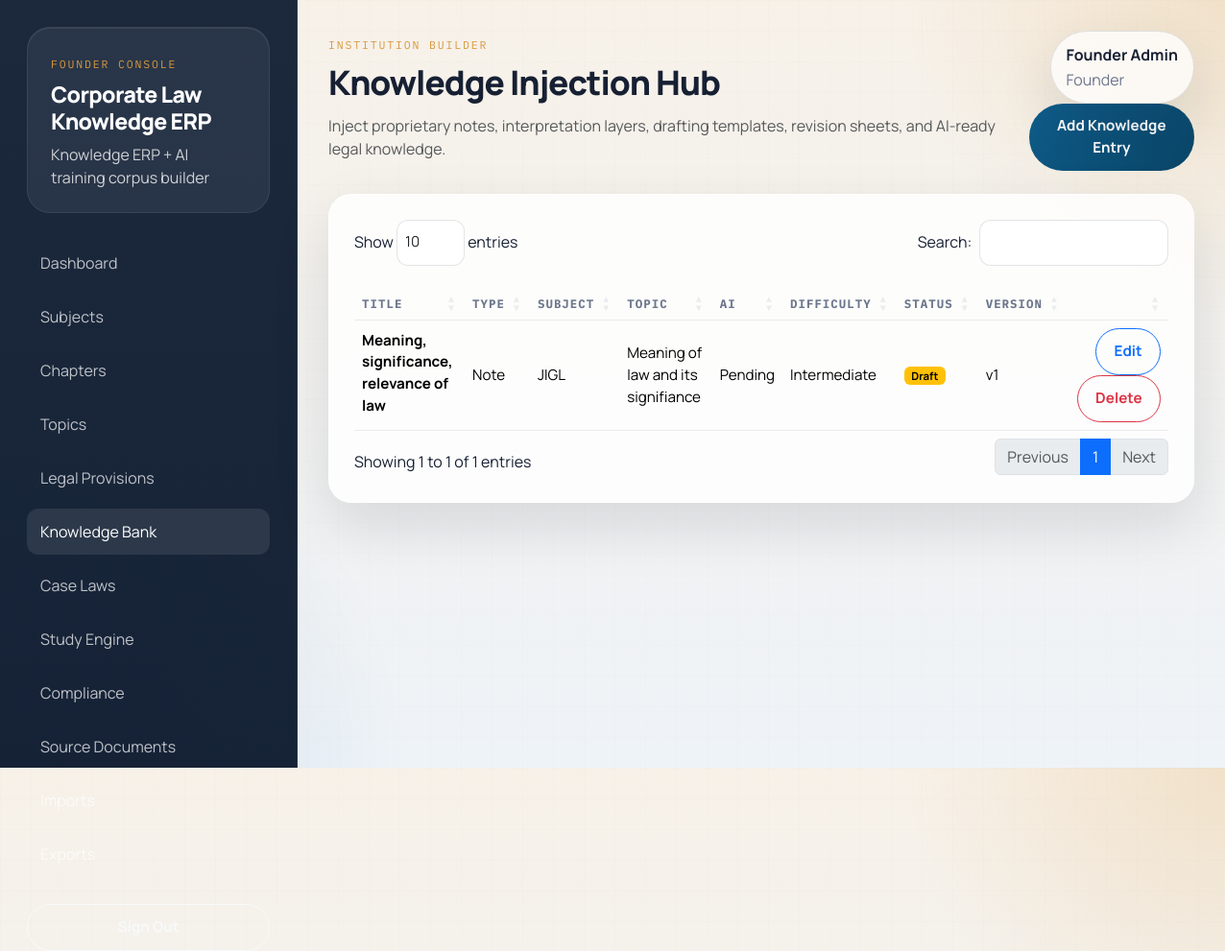
The app's page /knowledge (signed in) with its own data.
### tables this page shows
CREATE TABLE `knowledge_entries` (
  `id` int(10) UNSIGNED NOT NULL,
  `subject_id` int(10) UNSIGNED NOT NULL,
  `chapter_id` int(10) UNSIGNED NOT NULL,
  `topic_id` int(10) UNSIGNED NOT NULL,
  `legal_provision_id` int(10) UNSIGNED DEFAULT NULL,
  `source_document_id` int(10) UNSIGNED DEFAULT NULL,
  `entry_type` varchar(80) NOT NULL DEFAULT 'Note',
  `title` varchar(255) NOT NULL,
  `summary` text DEFAULT NULL,
  `content_html` longtext DEFAULT NULL,
  `key_takeaways` longtext DEFAULT NULL,
  `exam_relevance` tinyint(4) NOT NULL DEFAULT 3,
  `difficulty` varchar(40) NOT NULL DEFAULT 'Intermediate',
  `ai_ready` tinyint(1) NOT NULL DEFAULT 0,
  `ai_label` varchar(190) DEFAULT NULL,
  `revision_tags` varchar(255) DEFAULT NULL,
  `compliance_map` longtext DEFAULT NULL,
  `citation_reference` varchar(255) DEFAULT NULL,
  `status` varchar(40) NOT NULL DEFAULT 'Draft',
  `version_no` int(11) NOT NULL DEFAULT 1,
  `created_by` int(10) UNSIGNED DEFAULT NULL,
  `created_at` datetime NOT NULL,
  `updated_at` datetime NOT NULL
);

CREATE TABLE `subjects` (
  `id` int(10) UNSIGNED NOT NULL,
  `code` varchar(50) NOT NULL,
  `name` varchar(190) NOT NULL,
  `slug` varchar(190) NOT NULL,
  `domain_type` varchar(120) DEFAULT NULL,
  `description` text DEFAULT NULL,
  `syllabus_version` varchar(80) DEFAULT NULL,
  `status` varchar(40) NOT NULL DEFAULT 'Active',
  `display_order` int(11) NOT NULL DEFAULT 0,
  `created_at` datetime NOT NULL,
  `updated_at` datetime NOT NULL
);

CREATE TABLE `topics` (
  `id` int(10) UNSIGNED NOT NULL,
  `chapter_id` int(10) UNSIGNED NOT NULL,
  `parent_id` int(10) UNSIGNED DEFAULT NULL,
  `title` varchar(190) NOT NULL,
  `slug` varchar(190) NOT NULL,
  `learning_objectives` text DEFAULT NULL,
  `difficulty` varchar(40) NOT NULL DEFAULT 'Intermediate',
  `revision_interval_days` int(11) NOT NULL DEFAULT 7,
  `mastery_score` decimal(5,2) NOT NULL DEFAULT 0.00,
  `exam_relevance` tinyint(4) NOT NULL DEFAULT 3,
  `next_revision_at` date DEFAULT NULL,
  `dependency_map` text DEFAULT NULL,
  `created_at` datetime NOT NULL,
  `updated_at` datetime NOT NULL
);

### app/Core/Controller.php (called while the page is built, shortened)
<?php
abstract class Controller
{
    protected function render(string $view, array $data = []): void
    {
        $viewFile = dirname(__DIR__) . '/Views/' . $view . '.php';
        extract($data, EXTR_SKIP);
        require $viewFile;
        require dirname(__DIR__) . '/Views/layouts/main.php';
    }
}

### app/Controllers/KnowledgeController.php (called while the page is built, shortened)
<?php
final class KnowledgeController extends Controller
{
    public function index(): void
    {
        $this->render('knowledge/index', [
            'title' => 'Knowledge Injection Hub',
            'entries' => (new KnowledgeEntryModel())->listDetailed(),
        ]);
    }
}

### index.php (called while the page is built, shortened)
<?php
$app = require __DIR__ . '/app/bootstrap.php';
$app->run();

### app/Support/helpers.php (called while the page is built, shortened)
<?php
function config(string $key, mixed $default = null): mixed
{
    return App::instance()->config($key, $default);
}
function base_url(): string
{
    return rtrim((string) config('base_url', ''), '/');
}
function url(string $path = ''): string
{
    $path = trim($path);
    return base_url() . '/' . ltrim($path, '/');
}
function e(string|null $value): string
{
    return htmlspecialchars((string) $value, ENT_QUOTES, 'UTF-8');
}
function badge_class(string $status): string
{
    return match (strtolower($status)) {
        'published', 'done', 'completed', 'active', 'compliant' => 'success',
        'review', 'pending', 'draft', 'medium' => 'warning',
        'critical', 'high', 'overdue', 'inactive' => 'danger',
        default => 'secondary',
    };
}

### app/Core/Database.php (called while the page is built, shortened)
<?php
final class Database
{
    private PDO $pdo;
    private function __construct(array $config)
    {
        $dsn = sprintf(
            'mysql:host=%s;port=%s;dbname=%s;charset=%s',
            $config['host'],
            $config['port'],
            $config['database'],
            $config['charset']
        );
        $this->pdo = new PDO($dsn, $config['username'], $config['password'], [
            PDO::ATTR_ERRMODE => PDO::ERRMODE_EXCEPTION,
            PDO::ATTR_DEFAULT_FETCH_MODE => PDO::FETCH_ASSOC,
        ]);
    }
    public function select(string $sql, array $params = []): array
    {
        $statement = $this->pdo->prepare($sql);
        $statement->execute($params);
        return $statement->fetchAll();
    }
}

### app/Models/KnowledgeEntryModel.php (called while the page is built, shortened)
<?php
final class KnowledgeEntryModel extends Model
{
    public function listDetailed(): array
    {
        return $this->db->select(
            'SELECT k.*,
                    s.name AS subject_name,
                    c.title AS chapter_name,
                    t.title AS topic_name,
                    lp.reference_code,
                    sd.title AS source_title
             FROM knowledge_entries k
             INNER JOIN subjects s ON s.id = k.subject_id
             INNER JOIN chapters c ON c.id = k.chapter_id
             INNER JOIN topics t ON t.id = k.topic_id
             LEFT JOIN legal_provisions lp ON lp.id = k.legal_provision_id
             LEFT JOIN source_documents sd ON sd.id = k.source_document_id
             ORDER BY k.updated_at DESC'
        );
    }
}

### app/Views/knowledge/index.php (the view, shortened to what this page needs)
<section class="page-actions mb-4">
    <p class="text-muted mb-0">Inject proprietary notes, interpretation layers, drafting templates, revision sheets, and AI-ready legal knowledge.</p>
    <a class="btn btn-primary" href="<?= e(url('/knowledge/create')) ?>">Add Knowledge Entry</a>
</section>
<div class="app-card">
    <table class="table table-hover align-middle datatable">
        <thead>
        <tr>
            <th>Title</th>
            <th>Type</th>
            <th>Subject</th>
            <th>Topic</th>
            <th>AI</th>
            <th>Difficulty</th>
            <th>Status</th>
            <th>Version</th>
            <th></th>
        </tr>
        </thead>
        <tbody>
        <?php foreach ($entries as $entry): ?>
            <tr>
                <td>
                    <strong><?= e($entry['title']) ?></strong>
                </td>
                <td><?= e($entry['entry_type']) ?></td>
                <td><?= e($entry['subject_name']) ?></td>
                <td><?= e($entry['topic_name']) ?></td>
                <td><?= (int) $entry['ai_ready'] === 1 ? 'Ready' : 'Pending' ?></td>
                <td><?= e($entry['difficulty']) ?></td>
                <td><span class="badge text-bg-<?= e(badge_class((string) $entry['status'])) ?>"><?= e($entry['status']) ?></span></td>
                <td>v<?= e($entry['version_no']) ?></td>
                <td class="text-end">
                    <a class="btn btn-sm btn-outline-primary" href="<?= e(url('/knowledge/edit/' . $entry['id'])) ?>">Edit</a>
                    <form class="d-inline" method="post" action="<?= e(url('/knowledge/delete/' . $entry['id'])) ?>">
                        <button class="btn btn-sm btn-outline-danger" type="submit" onclick="return confirm('Delete this entry?')">Delete</button>
                    </form>
                </td>
            </tr>
        <?php endforeach; ?>
        </tbody>
    </table>
</div>

### app/Core/App.php (shortened to what this page needs)
<?php
final class App
{
    private static ?self $instance = null;
    private array $config;
    private array $routes = [];
    public function __construct(array $config)
    {
        $this->config = $config;
        self::$instance = $this;
    }
    public static function instance(): self
    {
        return self::$instance;
    }
    public function config(string $key, mixed $default = null): mixed
    {
        $segments = explode('.', $key);
        $value = $this->config;
        foreach ($segments as $segment) {
            $value = $value[$segment];
        }
        return $value;
    }
    private function map(string $method, string $path, array $handler, bool $authRequired): void
    {
        $this->routes[] = [
            'method' => strtoupper($method),
            'path' => '/' . trim($path, '/'),
            'handler' => $handler,
            'auth' => $authRequired,
        ];
    }
    public function run(): void
    {
        $method = request_method();
        $path = request_path();
        foreach ($this->routes as $route) {
            if ($route['method'] !== $method) {
                continue;
            }
            $pattern = preg_replace('#\{([a-zA-Z_][a-zA-Z0-9_]*)\}#', '([^/]+)', $route['path']);
            $pattern = '#^' . $pattern . '$#';
            if (! preg_match($pattern, $path, $matches)) {
                continue;
            }
            array_shift($matches);
            [$class, $action] = $route['handler'];
            $controller = new $class();
            call_user_func_array([$controller, $action], $matches);
            return;
        }
    }
}

### assets/css/app.css (style rules this page uses)
:root { --bg: #f4efe6; --bg-panel: rgba(255, 255, 255, 0.82); --bg-card: #fffaf3; --ink: #172033; --muted: #6c768c; --line: rgba(23, 32, 51, 0.12); --primary: #0f5e8c; --primary-dark: #0a4567; --accent: #d8993f; --sidebar: #122035; --sidebar-light: rgba(255, 255, 255, 0.78); --success: #1a7f5a; --danger: #b14a42; --warning: #b67a16; --shadow: 0 24px 60px rgba(15, 25, 40, 0.12); --radius-lg: 24px; --radius-md: 18px; --radius-sm: 12px; }
* { box-sizing: border-box; }
body { margin: 0; font-family: "Manrope", sans-serif; color: var(--ink); background: radial-gradient(circle at top right, rgba(216, 153, 63, 0.18), transparent 22%), radial-gradient(circle at bottom left, rgba(15, 94, 140, 0.14), transparent 28%), linear-gradient(180deg, #f7f1e8 0%, #eef3f8 100%); min-height: 100vh; }
body::before { content: ""; position: fixed; inset: 0; background-image: linear-gradient(rgba(23, 32, 51, 0.03) 1px, transparent 1px), linear-gradient(90deg, rgba(23, 32, 51, 0.03) 1px, transparent 1px); background-size: 32px 32px; pointer-events: none; opacity: 0.35; }
.app-header, .page-actions, .section-heading, .form-actions { display: flex; align-items: center; justify-content: space-between; gap: 16px; }
.app-card, .hero-panel, .metric-card { background: var(--bg-panel); border: 1px solid rgba(255, 255, 255, 0.72); box-shadow: var(--shadow); backdrop-filter: blur(20px); }
.app-card, .hero-panel { border-radius: var(--radius-lg); padding: 26px; }
.list-item strong, .table strong { display: block; }
.table, .form-control, .form-select, .btn { font-size: 0.95rem; }
.table thead th { color: var(--muted); font-family: "IBM Plex Mono", monospace; font-size: 0.78rem; text-transform: uppercase; letter-spacing: 0.08em; border-bottom-width: 1px; }
.table > :not(caption) > * > * { background: transparent; border-color: rgba(23, 32, 51, 0.08); vertical-align: middle; }
.btn { border-radius: 999px; padding: 0.75rem 1.15rem; font-weight: 700; }
.btn-primary { background: linear-gradient(135deg, var(--primary), var(--primary-dark)); border: none; }

### records on screen
knowledge_entries: title "Meaning, significance, relevance of law", entry_type "Note", subject.name "JIGL", topic.title "Meaning of law and its signifiance", ai_ready "Pending", difficulty "Intermediate", status "Draft", version_no "1"
